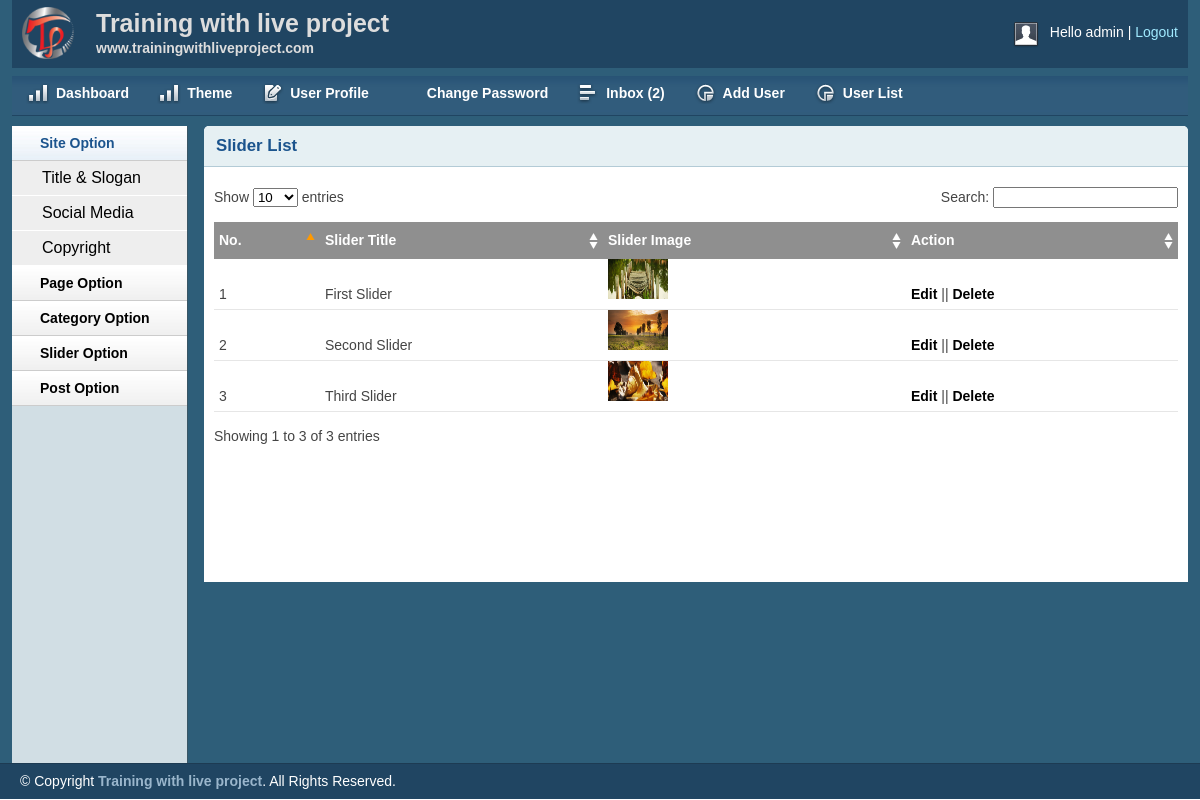
/admin/sliderlist.php (signed in), run on the app's committed database.
### tables this page shows
CREATE TABLE `tbl_slider` (
  `id` int(11) NOT NULL,
  `title` varchar(255) NOT NULL,
  `image` varchar(255) NOT NULL
);

### lib/Database.php (called while the page is built, shortened)
<?php
Class Database{
	public $host   = DB_HOST;
	public $user   = DB_USER;
	public $pass   = DB_PASS;
	public $dbname = DB_NAME;
	public $link;
	private function connectDB(){
	$this->link = new mysqli($this->host, $this->user, $this->pass,  $this->dbname);
 }
	public function select($query){
		$result = $this->link->query($query) or die($this->link->error.__LINE__);
		if($result->num_rows > 0){
			return $result;
		} else {
			return false;
		}
	}
}

### lib/session.php (called while the page is built, shortened)
<?php
 class session
 {
 	public static function get($key){
 		if (isset($_SESSION[$key])) {
 		return $_SESSION[$key];
 		} else {
 			return false;
 		}
 	}
 }
?>

### admin/sliderlist.php (the view, shortened to what this page needs)
<?php include'inc/adminheader.php' ?>
<?php include'inc/adminsidebar.php' ?>
        <div class="grid_10">
            <div class="box round first grid">
                <h2>Slider List</h2>
                <div class="block">
                    <table class="data display datatable" id="example">
					<thead>
						<tr>
						    <th>No.</th>
							<th>Slider Title</th>
							<th>Slider Image</th>
							<th>Action</th>
						</tr>
					</thead>
					<tbody>
	  <?php
       $query="select * from tbl_slider";
        $slider =$db->select($query);
        if ($slider) {
        	$i=0;
        	while ($result=$slider->fetch_assoc()) {
        		$i++;
	  ?>
					<tr class="odd gradeX">
						<td><?php echo $i; ?></td>
						<td> <?php echo $result['title']; ?>  </td>
			            <td> <img src="<?php echo $result['image']; ?>" height="40px" width="60px"/></td>
				<td>
		<?php if (session::get('userRole')=='0') {  ?>
			  <a href="editslider.php?sliderid=<?php echo $result['id']; ?>">Edit</a> ||
				<a onclick="return confirm('Are You sure to Delete !');" href="deleteslider.php?sliderid=<?php echo $result['id']; ?>">Delete</a>
         <?php  } ?>
				</td>
						</tr>
			<?php 	} }?>
					</tbody>
				</table>
               </div>
            </div>
        </div>
       <?php include'inc/adminfooter.php'?>

### admin/css/layout.css (style rules this page uses)
body { background: #fff none repeat scroll 0 0; color: #444; font-size: 14px; padding: 0; }
a { color: #000; font-weight:bold; text-decoration: none; }
h1, h2, h3, h4, h5, h6 { line-height:1.2em; margin-bottom:.3em; }
h2 { margin-top:1em; }
.box { background:#fff; margin-bottom:20px; padding:10px 10px 10px 10px; margin-left:-8px; }
.box.grid { padding-bottom:40px; }
.box.round { -moz-border-radius: 5px 5px 0px 0px; -webkit-border-radius: 5px 5px 0px 0px; border-radius: 5px 5px 0px 0px; }
.box h2 { font-size:1.2em; font-weight:bold; color:#1B548D; background:#E6F0F3; margin:-10px -10px 0 -10px; padding:10px 12px; border-bottom:1px solid #B3CBD6; -moz-border-radius: 5px 5px 0px 0px; -webkit-border-radius: 5px 5px 0px 0px; border-radius: 5px 5px 0px 0px; }
.box.first { min-height: 406px; }
.block { padding-top:20px; }
.block { padding-bottom:1px; }
table.display { margin: 0 auto; clear: both; width: 100%; }
.sorting_asc { background: #8f8f8f url(../img/table/sort_asc.png) no-repeat center right; padding:8px 5px; text-align:left; color:#fff; }
.sorting { background:#8f8f8f url(../img/table/sort_both.png) no-repeat center right; padding:8px 5px; text-align:left; color:#fff; }
tr.odd { height: 30px; line-height: 30px; border-bottom:1px solid #e6e6e6; }
tr.even { height: 30px; line-height: 30px; border-bottom:1px solid #e6e6e6; }
tr.odd td, tr.even td { padding-left:5px; }

### data on the page
tbl_slider: title "First Slider", image (picture)
tbl_slider: title "Second Slider", image (picture)
tbl_slider: title "Third Slider", image (picture)

### other printed values
session::get('username') "admin"
$count "2"
